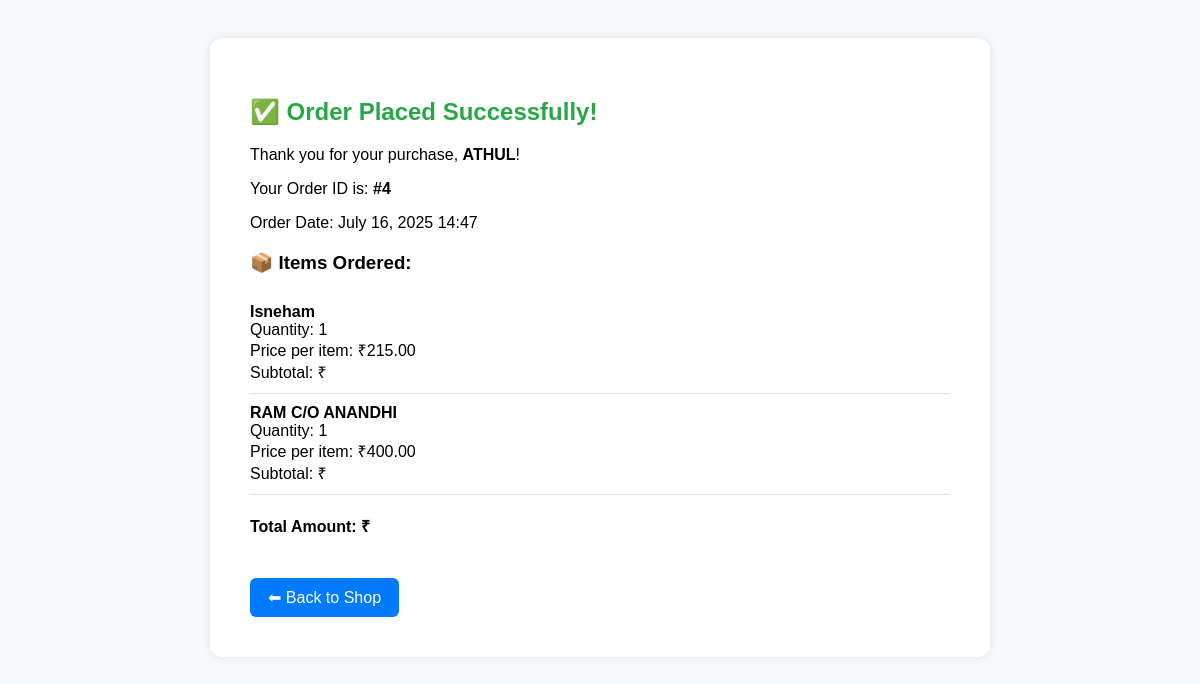
Screenshot of /order_success/4/ with the database file from the repository.
### App/models.py (models this page shows, shortened)
class Order(models.Model):
    customer = models.ForeignKey(Customer, on_delete=models.CASCADE)
    order_date = models.DateTimeField(auto_now_add=True)
    complete = models.BooleanField(default=False)
    transaction_id = models.CharField(max_length=100, null=True)

class Customer(models.Model):
    user = models.OneToOneField(User, on_delete=models.CASCADE)
    address = models.TextField(blank=True, null=True)
    phone = models.CharField(max_length=15, blank=True)
    pincode = models.CharField(max_length=10,blank=True,null=True)

class OrderItem(models.Model):
    book = models.ForeignKey(Book, on_delete=models.CASCADE)
    order = models.ForeignKey(Order, on_delete=models.CASCADE)
    quantity = models.PositiveIntegerField(default=1)

class Book(models.Model):
    CATEGORY_CHOICES =[
        ('al','All Categories'),
        ('bi','Biography'),
        ('po','Poetry'),
        ('nv','Novel'),
        ('tr','Thriller'),
        ('dv','Devotional'),
        ('sr','Story'),
        ('ai','AutoBiography'),
    ]
    LANGUAGE_CHOICES = [
        ('ml', 'Malayalam'),
        ('en', 'English'),
        ('hi', 'Hindi'),
        ('ta', 'Tamil'),
        ('te', 'Telugu'),
    ]
    category = models.CharField(max_length=100 , choices=CATEGORY_CHOICES, default='al')
    author = models.CharField(max_length=200)
    title = models.CharField(max_length=200)
    language = models.CharField(max_length=10, choices=LANGUAGE_CHOICES, default='ml')
    description = models.TextField()
    price = models.DecimalField(max_digits=6, decimal_places=2)
    stock = models.PositiveIntegerField()
    cover_image = models.ImageField(upload_to='book_covers/', blank=True, null=True)
    published_date = models.DateField(null=True, blank=True)

### App/views.py (the view)
# urls.py: path('order_success/<int:order_id>/',views.order_success,name='order_success'),
def order_success(request, order_id):
    order = Order.objects.get(id=order_id)
    return render(request, 'order_success.html', {'order': order})

### Templates/order_success.html (shortened to what this page needs)
<!DOCTYPE html>
<html lang="en">
<head>
</head>
<body>
    <div class="container">
        <h2>✅ Order Placed Successfully!</h2>
        <p>Thank you for your purchase, <strong>{{ order.customer.user.username }}</strong>!</p>
        <p>Your Order ID is: <strong>#{{ order.id }}</strong></p>
        <p>Order Date: {{ order.order_date|date:"F d, Y H:i" }}</p>
        <div class="order-details">
            <h3>📦 Items Ordered:</h3>
            {% for item in order.orderitem_set.all %}
                <div class="order-item">
                    <strong>{{ item.book.title }}</strong><br>
                    Quantity: {{ item.quantity }}<br>
                    Price per item: ₹{{ item.book.price }}<br>
                    Subtotal: ₹{{ item.get_total }}
                </div>
            {% endfor %}
            <p class="total">Total Amount: ₹{{ order.get_cart_total }}</p>
        </div>
        <a href="{% url 'Book_list' %}" class="btn">⬅ Back to Shop</a>
    </div>
</body>
</html>

### Templates/order_success.html (style rules this page uses)
body { font-family: Arial, sans-serif; background-color: #f8f9fa; padding: 30px; }
.container { background: white; padding: 40px; max-width: 700px; margin: auto; border-radius: 12px; box-shadow: 0 0 10px rgba(0,0,0,0.1); }
h2 { color: #28a745; }
.order-details { margin-top: 20px; }
.order-item { border-bottom: 1px solid #ddd; padding: 10px 0; }
.total { font-weight: bold; margin-top: 20px; }
.btn { display: inline-block; padding: 10px 18px; background-color: #007bff; color: white; text-decoration: none; border-radius: 6px; margin-top: 25px; }

### rows the page displays
Order: customer.user.username "ATHUL", id "4", order_date "July 16, 2025 14:47"
OrderItem: book "Isneham", quantity "1", book.price "215.00"
OrderItem: book "RAM C/O ANANDHI", quantity "1", book.price "400.00"
